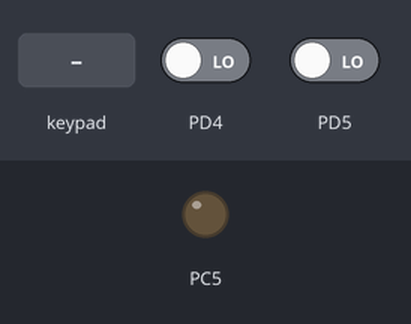
The program below on a simulated ATmega328P, built with avr-gcc and emulated at 1 MHz. Shown: output pins drawn as LEDs (lit = HIGH). Wiring (inferred from the signals the program sends): 3×3 keypad with keys 1 2 3 4 5 6 7 8 9 (labels assumed): rows PD7, PD6, PD2; columns PD0, PD1, PD3. Dashed ring = blinking. The test bench sets the inputs (shaded band); at power-on: PD5 LOW, PD4 LOW. Pins used as bus, display or sensor lines are not drawn.

Above: at 1.2 s.
1.3 s: PD5 driven HIGH
At 1.4 s:
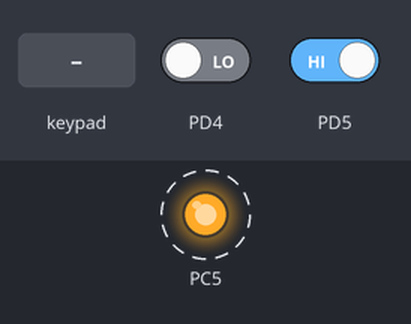
4.3 s: PD5 driven LOW
At 4.6 s:
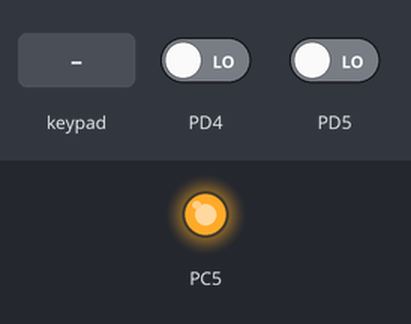
5.8 s: key '2' pressed
At 8.4 s:
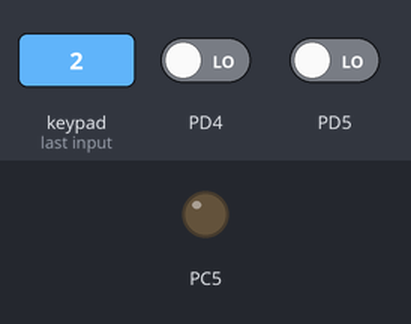
8.8 s: key '5' pressed
At 8.92 s:
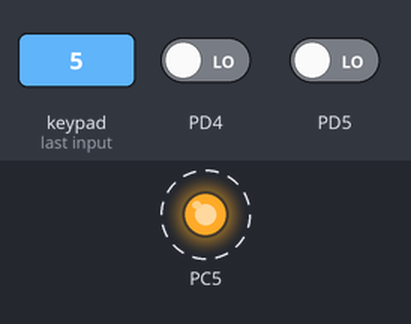
Timing chart, 0 to 12.8 s (numbered marks = the images above; inputs shaded):
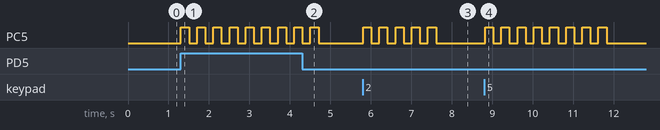

The program:

main.c
```c
/*
Course
Programming of embedded systems

Software developer embedded systems
MÖLK Utbildning AB

Programming exercise:
Connect a 3x4 numeric keypad to an Atmega328p
Make a connected LED blink same amount of times
as the number of the pressed button.

Project members:
Johan Kämpe
https://www.linkedin.com/in/johankampe/
https://github.com/GoblinDynamiteer

Dylan Saleh
Raham Sardar

*/


#include <avr/io.h>

/*	 Defined in project properties	*/
//#define F_CPU 1000000ul
#include <util/delay.h>

#define ROWS 3 // 4
#define COLS 3

void blinkLed(int n);
int checkPin(int pin);

/*	 Row pins - for toggling output	*/
enum {	ROW1_PIN = (0b00000100),
		ROW2_PIN = (0b10000000),
		ROW3_PIN = (0b01000000)
		};

/*	 Column pins - for checking input	*/
enum {	COL1_PIN = PD3,
		COL2_PIN = PD1,
		COL3_PIN = PD5
	};

int main(void){
	DDRC = 0b00100000; //LED Output
	DDRD = 0b11000100; //Column pins output

	int columnPin[3] = {COL1_PIN, COL2_PIN, COL3_PIN};
	int rowPin[3] = {ROW1_PIN, ROW2_PIN, ROW3_PIN};

	while(1){
		int num = 1;
		/*	 Set row output	*/
		for(int j = 0; j < ROWS; j++){
			 PORTD = rowPin[j];
			 _delay_ms(10);
			/*	 Check column input	*/
			for(int i = 0; i < COLS; i++){
				if(checkPin(columnPin[i])){
					blinkLed(num);
				}
				num++;
			}
		}
	}
}

/*	 Blink led n times	*/
void blinkLed(int n){
	for(int i = 0; i < n; i++){
		 PORTC = 0b00100000;
		 _delay_ms(200);
		 PORTC = 0b00000000;
		 _delay_ms(200);
	}
}

/*	 Check digital input on pin, returns 1 / 0	*/
int checkPin(int pin){
	return (PIND & (1 << pin));
}
```

Measured:
- after the input at 1.3 s, PC5: alternates HIGH for 0.20 s and LOW for 0.20 s, starting at once
- after the input at 4.3 s, PC5: goes on until 4.7 s, then stays LOW
- after the input at 5.8 s, PC5: alternates HIGH for 0.20 s and LOW for 0.20 s, 10 changes in all, then stays LOW, starting at once
- after the input at 8.8 s, PC5: alternates HIGH for 0.20 s and LOW for 0.20 s, 16 changes in all, then stays LOW, starting at once
